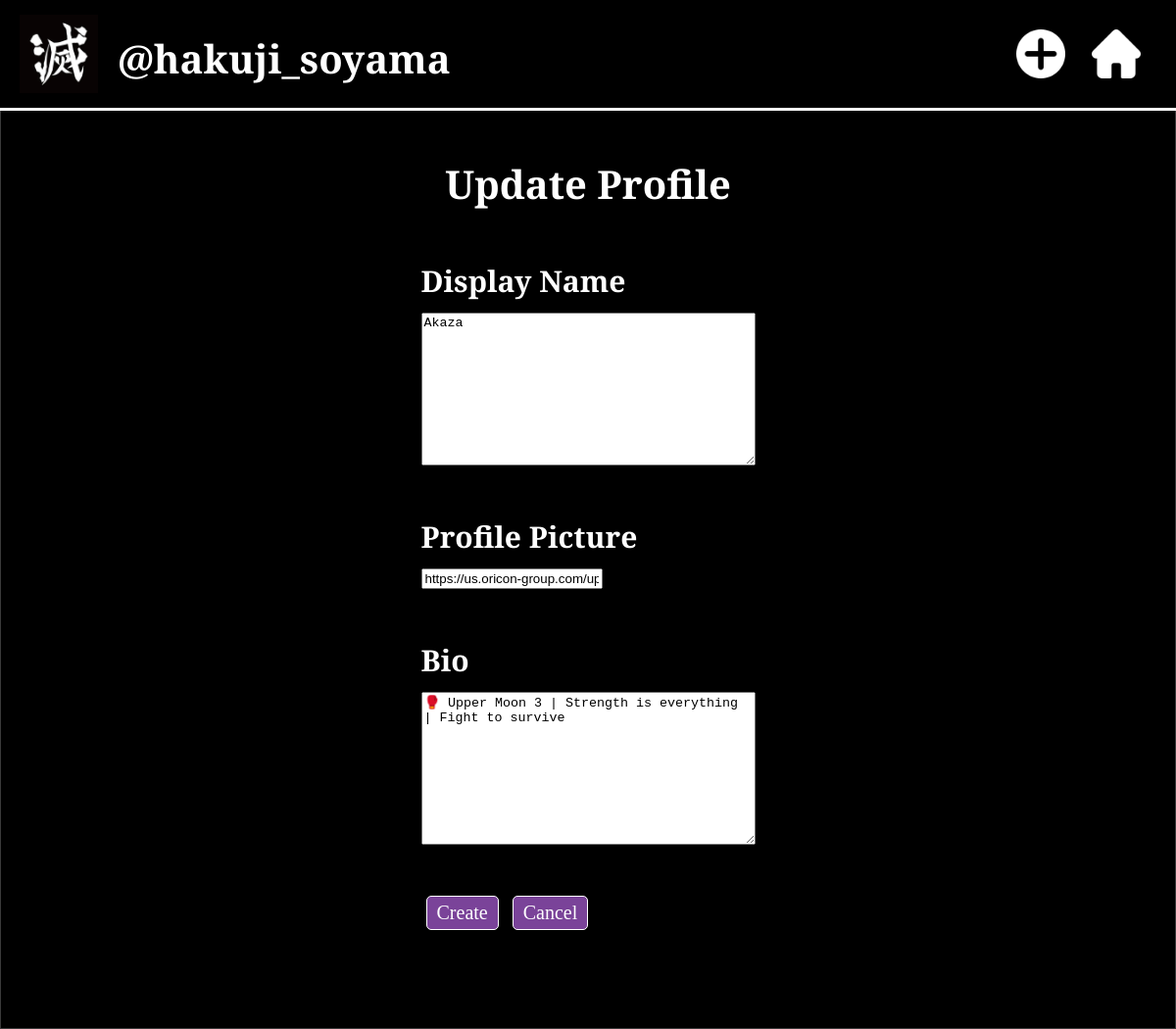
The page /mini_insta/profile/1/update on the database as committed earlier.
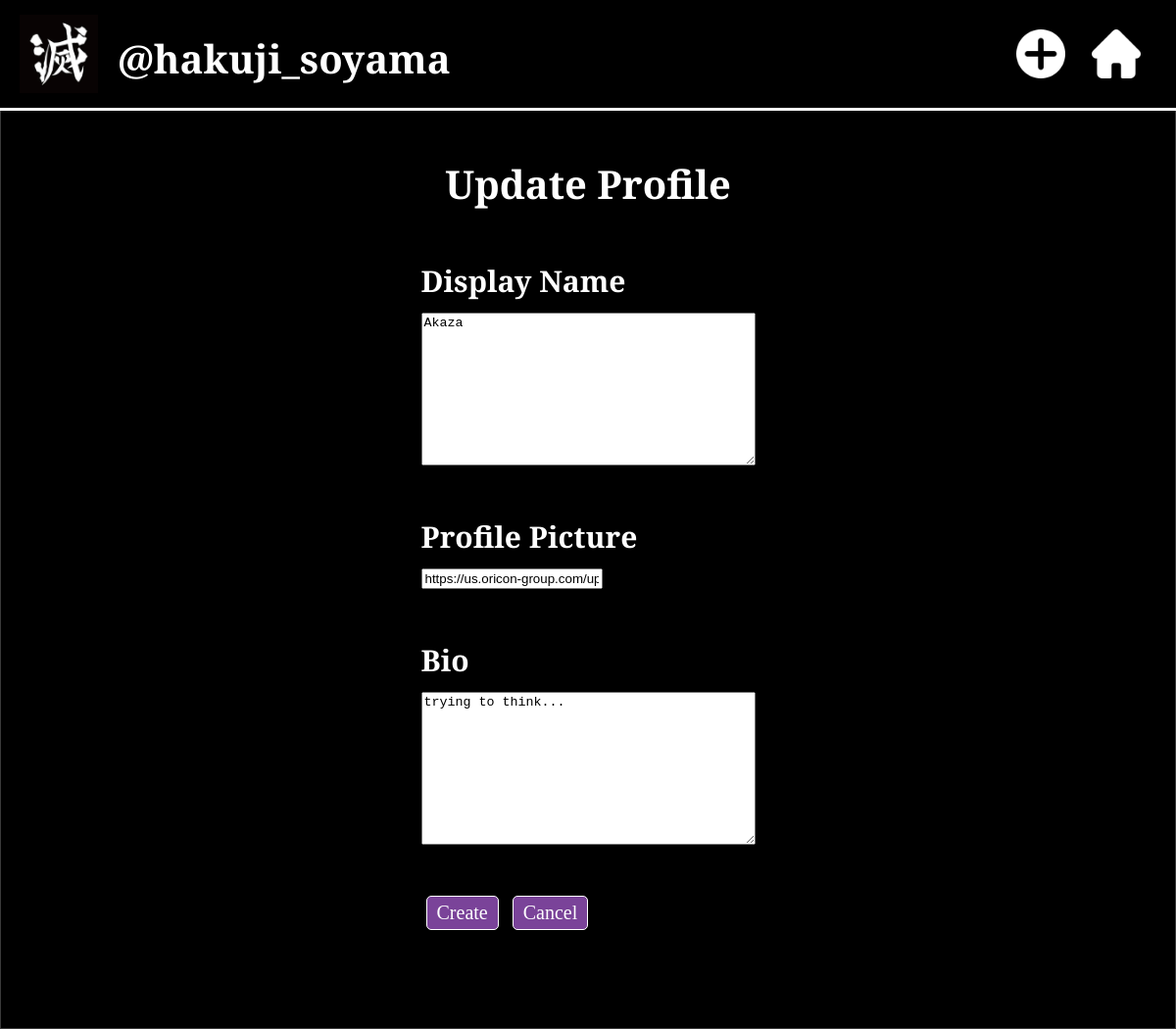
The same page on the database as committed later.
### mini_insta/models.py (models this page shows, shortened)
class Profile(models.Model):
    username = models.TextField(blank=True)
    display_name = models.TextField(blank=True)
    profile_image_url = models.URLField(blank=True)
    bio_text = models.TextField(blank=True)
    join_date = models.DateField(auto_now=True)

### mini_insta/views.py (the view)
# urls.py: path('profile/<int:pk>/update', UpdateProfileView.as_view(), name='update_profile'),
class UpdateProfileView(UpdateView):
    model = Profile
    form_class = UpdateProfileForm
    template_name = 'mini_insta/update_profile_form.html'

### mini_insta/forms.py
class UpdateProfileForm(forms.ModelForm):
    class Meta:
        model = Profile
        fields = ['display_name', 'profile_image_url', 'bio_text']

### mini_insta/templates/mini_insta/update_profile_form.html (shortened to what this page needs)
{% extends 'mini_insta/base.html' %}
{% block content %}
    <h2 class="create-post-heading">Update Profile</h2>
    <form class="create-post-form" action="{% url 'update_profile' profile.pk %}" method="POST">
        <table class="create-post-table">
            <tr><td>
                <h3 class="input-label">Display Name</h3>
                {{form.display_name}}
            </td></tr>
            <tr><td>
                <h3 class="input-label">Profile Picture</h3>
                {{form.profile_image_url}}
            </td></tr>
            <tr><td>
                <h3 class="input-label">Bio</h3>
                {{form.bio_text}}
            </td></tr>
            <tr><td>
                <input class="button-input" type="submit" value="Create">
                <a href="{% url 'show_profile' profile.pk %}">
                    <input class="button-input" type="button" value="Cancel">
                </a>
            </td></tr>
        </table>
    </form>
{% endblock %}

### mini_insta/templates/mini_insta/base.html (shortened to what this page needs)
{% load static %}
<html>
    <head>
        <link rel="stylesheet" href="{% static 'mini_insta/css/styles.css' %}">
    </head>
    <body>
        <img class="background-img" src="https://i.pinimg.com/736x/c7/61/1b/c7611baa39e9c1fa2a0df49677690edf.jpg"
        alt="wisteria background image">
        <header>
            <img class="slayer-logo" src="{% static 'mini_insta/img/slayer-logo.png' %}"
            alt="demon slayer logo">
            {% if profiles %}
                <h2 class="menu-heading">MiniInsta Profiles</h2>
            {% elif profile %}
                <h2 class="menu-heading">@{{profile.username}}</h2>
            {% elif post %}
                <h2 class="menu-heading">{{post.profile.display_name}}'s Post ({{post.timestamp.date}})</h2>
            {% endif %}
            <table class="icon-table">
                <tr>
                    {% if profile %}
                        <td>
                            <a href="{% url 'create_post' profile.pk %}">
                                <img class="icon" src="{% static 'mini_insta/img/add-icon.png' %}"
                                alt="add post">
                            </a>
                        </td>
                    {% endif%}
                    <td>
                        <a href="{% url 'show_all_profiles' %}">
                            <img class="icon" src="{% static 'mini_insta/img/home-icon.png' %}"
                            alt="back to home">
                        </a>
                    </td>
                </tr>
            </table>
        </header>
        <div class="content-wrapper-div">
            {% block content %}{% endblock %}
        </div>
    </body>
</html>

Rows that differ between the two databases and show on the page:
changed Profile "hakuji_soyama": bio_text "🥊 Upper Moon 3 | Strength is everything | Fight to survive" → "trying to think..."
